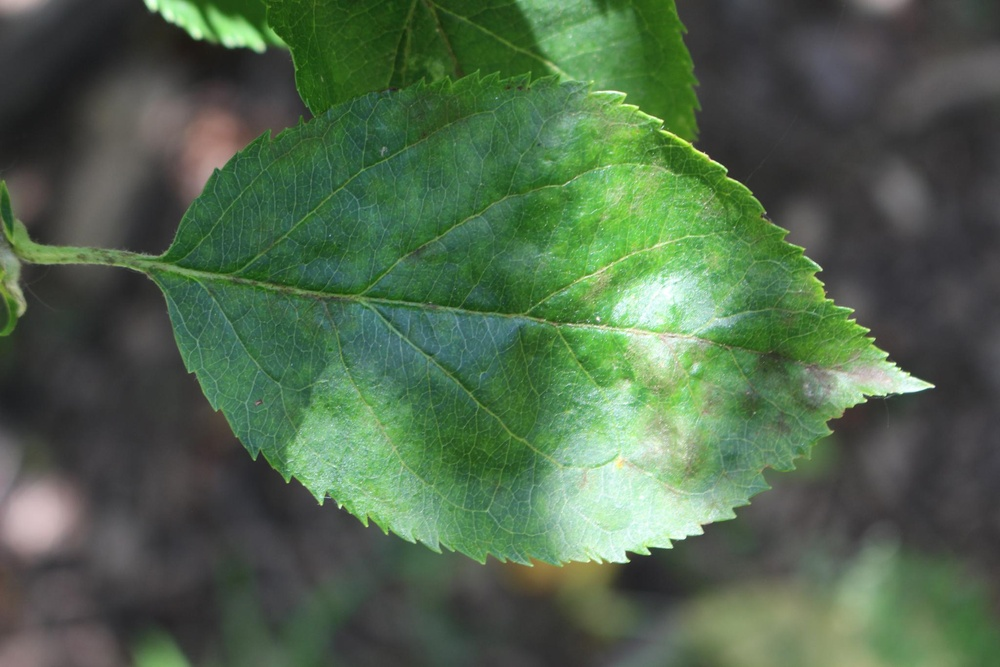
#> input picture Introducao a Visao Computacional/7. Realce de Bordas/Test.jpg, 1000 x 667 px, shrunk from 2048 x 1365 before the run
$ python realcarDetalhes.py
#> lines starting #> are read from the running program, lines starting #| are printed output that depends on the picture
import cv2

imgOriginal = cv2.imread("Test.jpg")
#> imgOriginal is the input picture: shape (667, 1000, 3); mean B, G, R 76.7, 102.9, 80.2

imgSuavizada = cv2.GaussianBlur(imgOriginal, (13,13), 3)
imgDetalhes = 3 * cv2.subtract(imgOriginal, imgSuavizada)
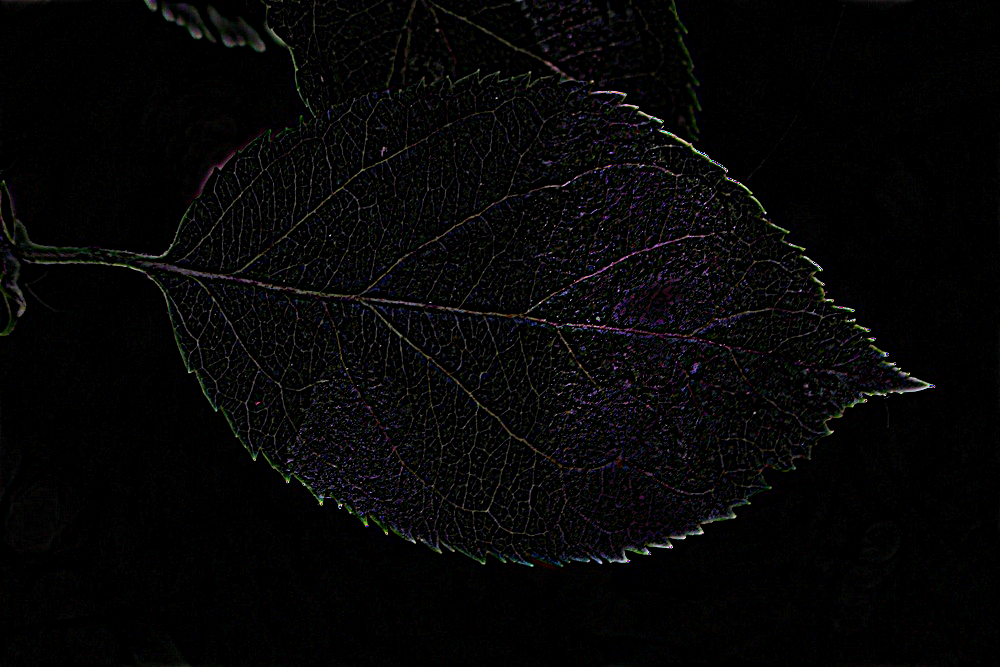
#> imgDetalhes: shape (667, 1000, 3); mean B, G, R 6.2, 5.9, 6
imgRealcada = cv2.add(imgOriginal, imgDetalhes)
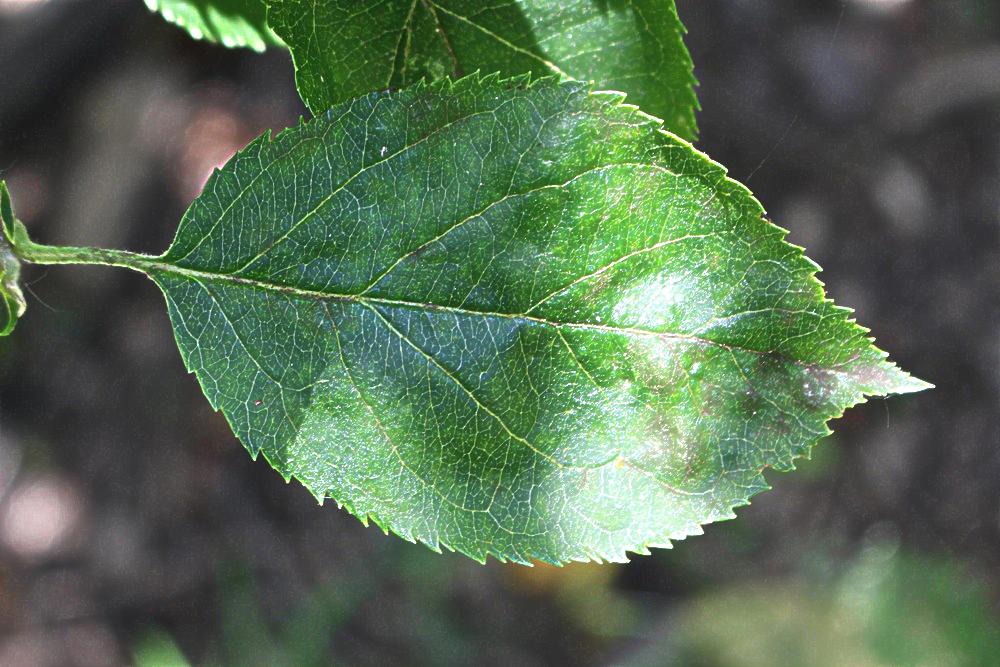
#> imgRealcada: shape (667, 1000, 3); mean B, G, R 82.5, 108, 85.8

cv2.imshow("Original", imgOriginal)
cv2.imshow("Tratada", imgSuavizada)
cv2.imshow("Bordas", imgDetalhes)
cv2.imshow("Realcada", imgRealcada)

cv2.waitKey(0)
cv2.destroyAllWindows()

$ run again, with Introducao a Visao Computacional/7. Realce de Bordas/Train_1.jpg copied over Introducao a Visao Computacional/7. Realce de Bordas/Test.jpg
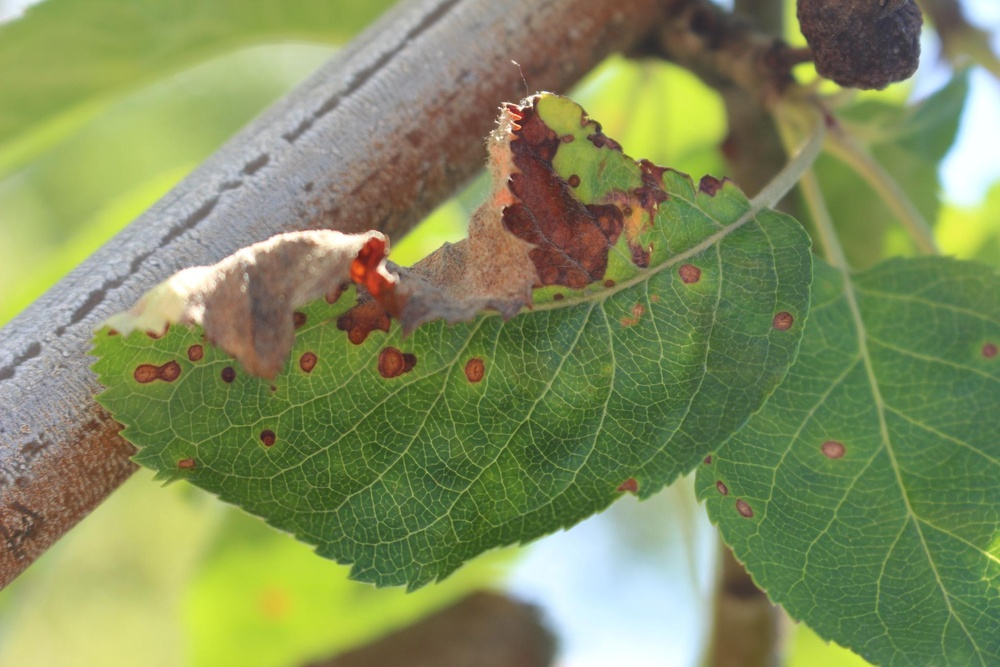
#> input picture Introducao a Visao Computacional/7. Realce de Bordas/Train_1.jpg, 1000 x 667 px, shrunk from 2048 x 1365 before the run
#> imgOriginal is the input picture: shape (667, 1000, 3); mean B, G, R 93.3, 142, 130.2
#> `imgDetalhes = 3 * cv2.subtract(imgOriginal, imgSuavizada)`:
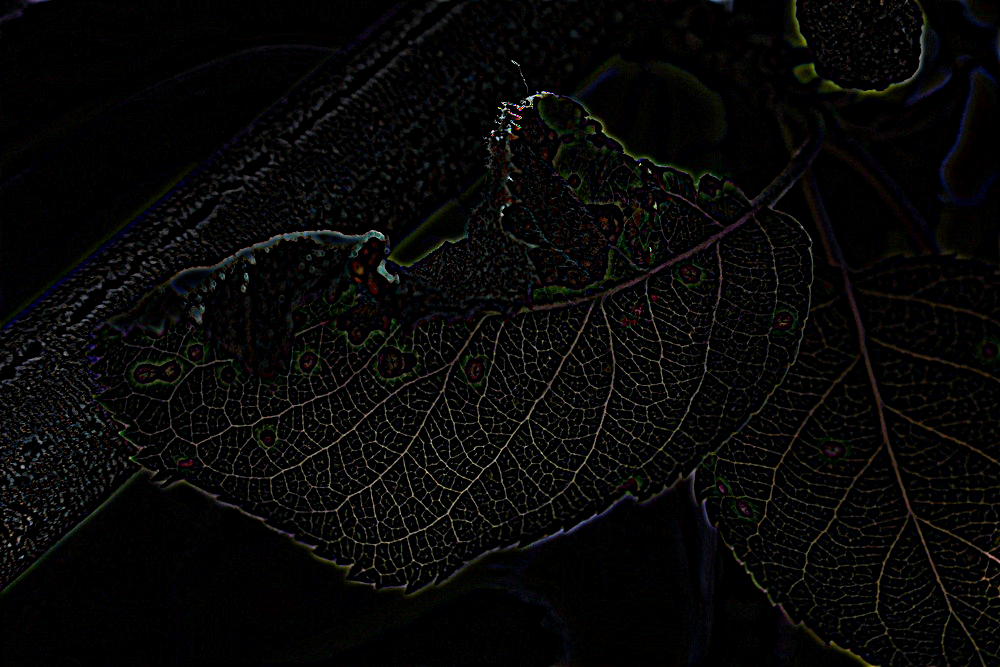
#> imgDetalhes: shape (667, 1000, 3); mean B, G, R 6.8, 7.4, 7.5
#> `imgRealcada = cv2.add(imgOriginal, imgDetalhes)`:
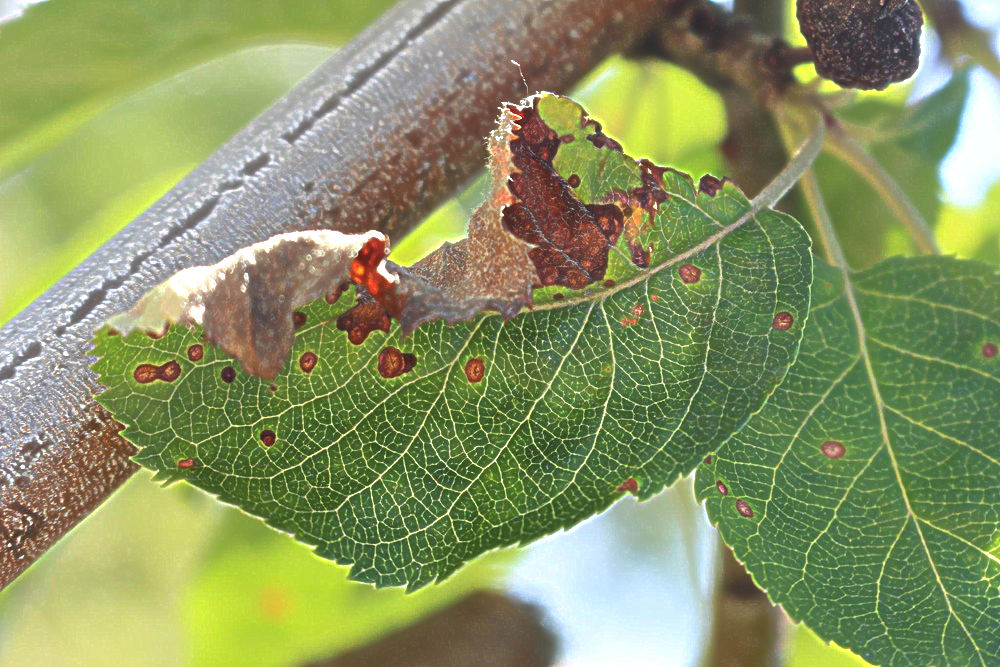
#> imgRealcada: shape (667, 1000, 3); mean B, G, R 99.8, 149, 137.4

$ run again, with Introducao a Visao Computacional/7. Realce de Bordas/Train_2.jpg copied over Introducao a Visao Computacional/7. Realce de Bordas/Test.jpg
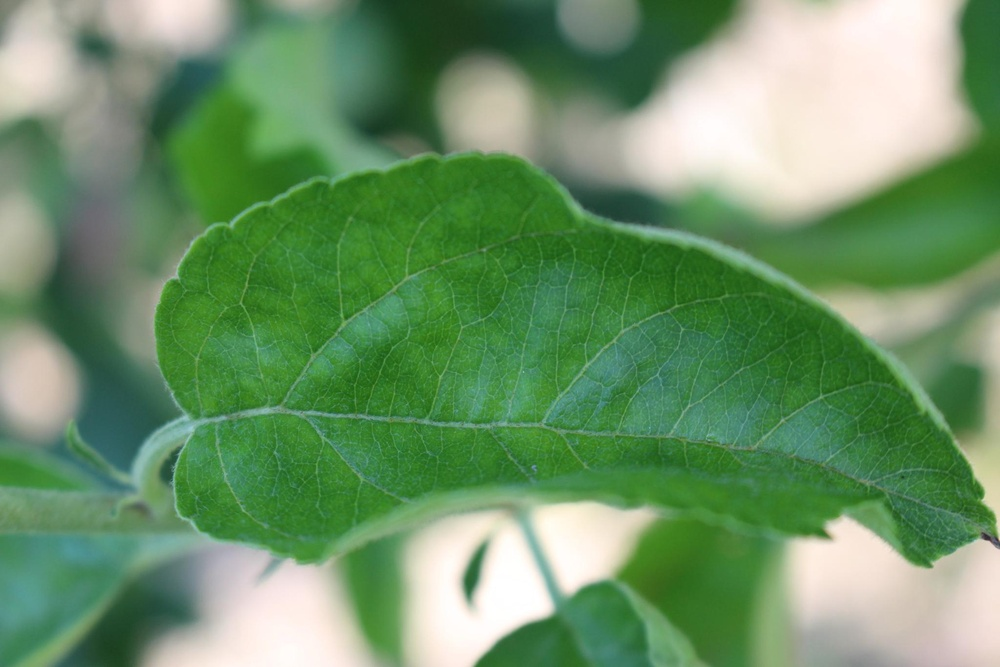
#> input picture Introducao a Visao Computacional/7. Realce de Bordas/Train_2.jpg, 1000 x 667 px, shrunk from 2048 x 1365 before the run
#> imgOriginal is the input picture: shape (667, 1000, 3); mean B, G, R 103.6, 147.2, 108.7
#> `imgDetalhes = 3 * cv2.subtract(imgOriginal, imgSuavizada)`:
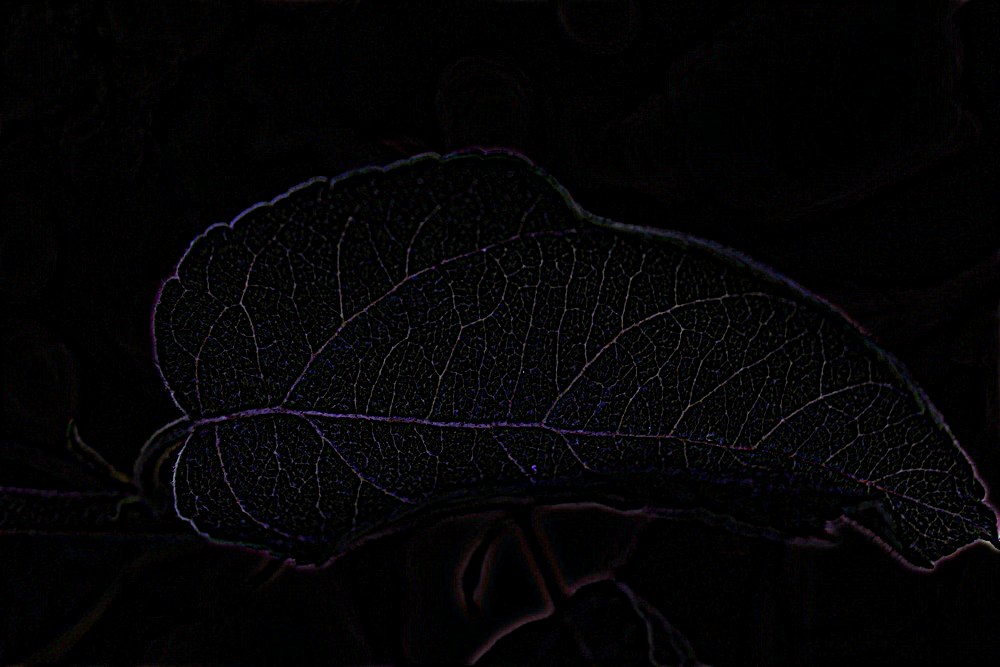
#> imgDetalhes: shape (667, 1000, 3); mean B, G, R 4.7, 3.6, 4.1
#> `imgRealcada = cv2.add(imgOriginal, imgDetalhes)`:
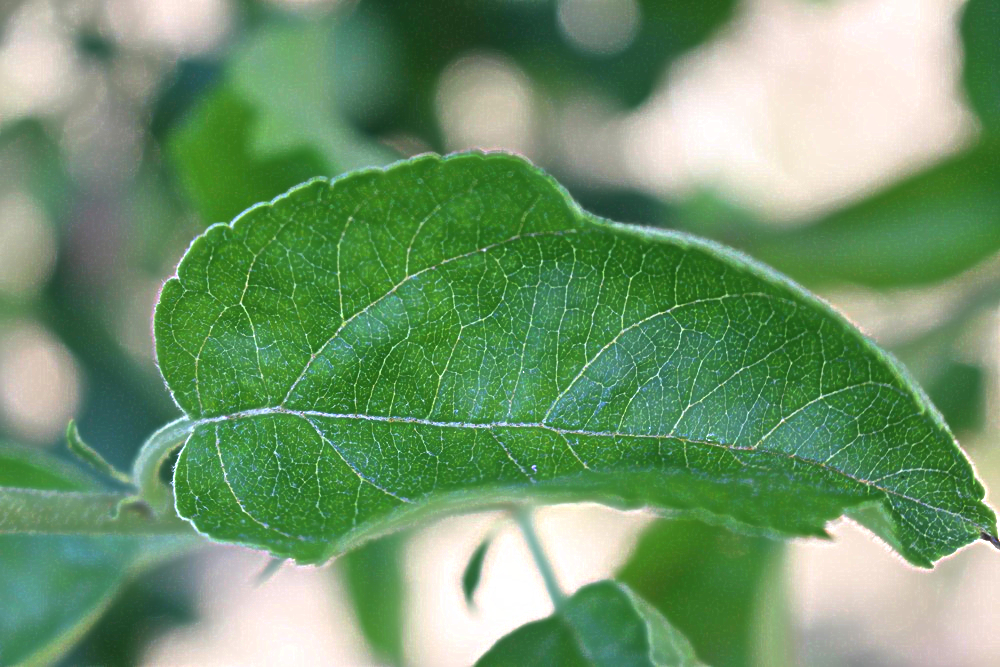
#> imgRealcada: shape (667, 1000, 3); mean B, G, R 108.3, 150.8, 112.7
